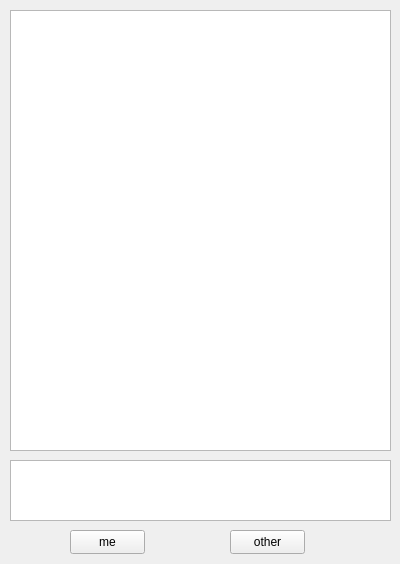
<?xml version="1.0" encoding="UTF-8"?>
<ui version="4.0">
 <class>MainWindow</class>
 <widget class="QMainWindow" name="MainWindow">
  <property name="geometry">
   <rect>
    <x>0</x>
    <y>0</y>
    <width>400</width>
    <height>564</height>
   </rect>
  </property>
  <property name="windowTitle">
   <string>MainWindow</string>
  </property>
  <widget class="QWidget" name="centralwidget">
   <widget class="QListWidget" name="listWidget">
    <property name="geometry">
     <rect>
      <x>10</x>
      <y>10</y>
      <width>381</width>
      <height>441</height>
     </rect>
    </property>
   </widget>
   <widget class="QPushButton" name="pushButton">
    <property name="geometry">
     <rect>
      <x>70</x>
      <y>530</y>
      <width>75</width>
      <height>24</height>
     </rect>
    </property>
    <property name="text">
     <string>me</string>
    </property>
   </widget>
   <widget class="QPushButton" name="pushButton_2">
    <property name="geometry">
     <rect>
      <x>230</x>
      <y>530</y>
      <width>75</width>
      <height>24</height>
     </rect>
    </property>
    <property name="text">
     <string>other</string>
    </property>
   </widget>
   <widget class="QTextEdit" name="textEdit">
    <property name="geometry">
     <rect>
      <x>10</x>
      <y>460</y>
      <width>381</width>
      <height>61</height>
     </rect>
    </property>
   </widget>
  </widget>
 </widget>
 <resources/>
 <connections/>
</ui>
